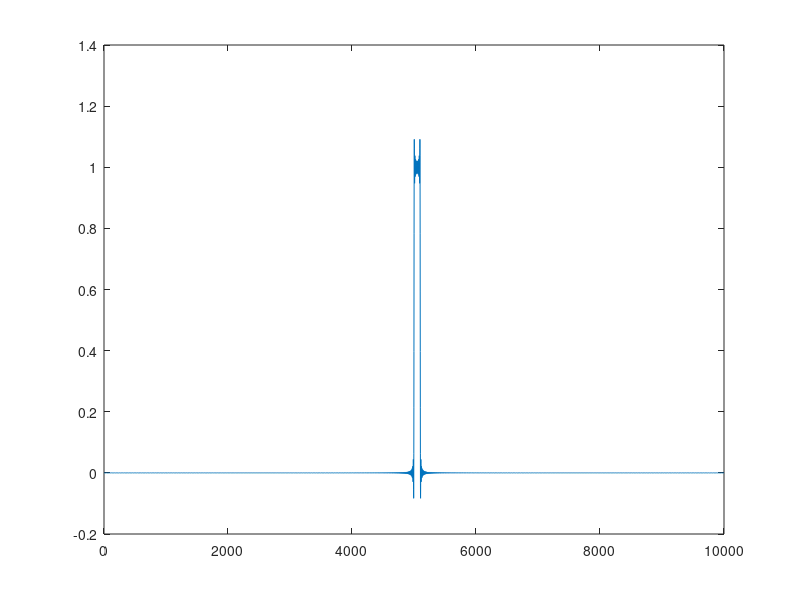

Write MATLAB code to recreate this figure. (Note: this script raises an error after producing the figure.)
clc;
close all;
clear all;

center_wl = 1550;
TransL = 100;
fs = 1000;
L = 10000;

la_model = [1200,1250,1300,1350,1400,1450,1500,1550,1600];
D_model  = [-10 ,-4  ,1   ,4   ,2.5 ,11  ,13  ,16  ,18  ];
a = polyfit(la_model,D_model,2);
D = polyval(a,center_wl);
disp('Dispersion:');
disp(D);
clear la_model D_model a;


f = 3*10^17/center_wl;
f = f + fs / 2 * 10^9;
dla = center_wl - 3*10^17/f;
dt_max = dla * D * TransL;
dp_max = dt_max * 10^(-12) * fs/2 * 10^9 * 2*pi;
disp(dp_max);

sfft = ones(1,L);

co = 1:(L/2-1);
co = co.^2;
co = co / max(co) * dp_max;

tmpL = L/2-1;
sfft(2:tmpL+1) = sfft(2:tmpL+1) .* exp(1j * co);
co = rot90(co,2);
sfft(tmpL+3:L) = sfft(tmpL+3:L) .* exp(1j * co);
sfft(1000:9000)=0;
outsignal = ifft(sfft);
co = outsignal(1:1024);

signal = zeros(1,10000);
signal(5000:5100) = 1;
signal = fft(signal);
signal(1000:9000)=0;
signal = ifft(signal);
ori = signal;
figure;
plot(real(signal));

out = SSMF_Dispersion( signal, 1550, 1000, 100 );

out1 = filter(co,1,out);

hold on;
plot(real(out1));
plot(real(ori),'g');
